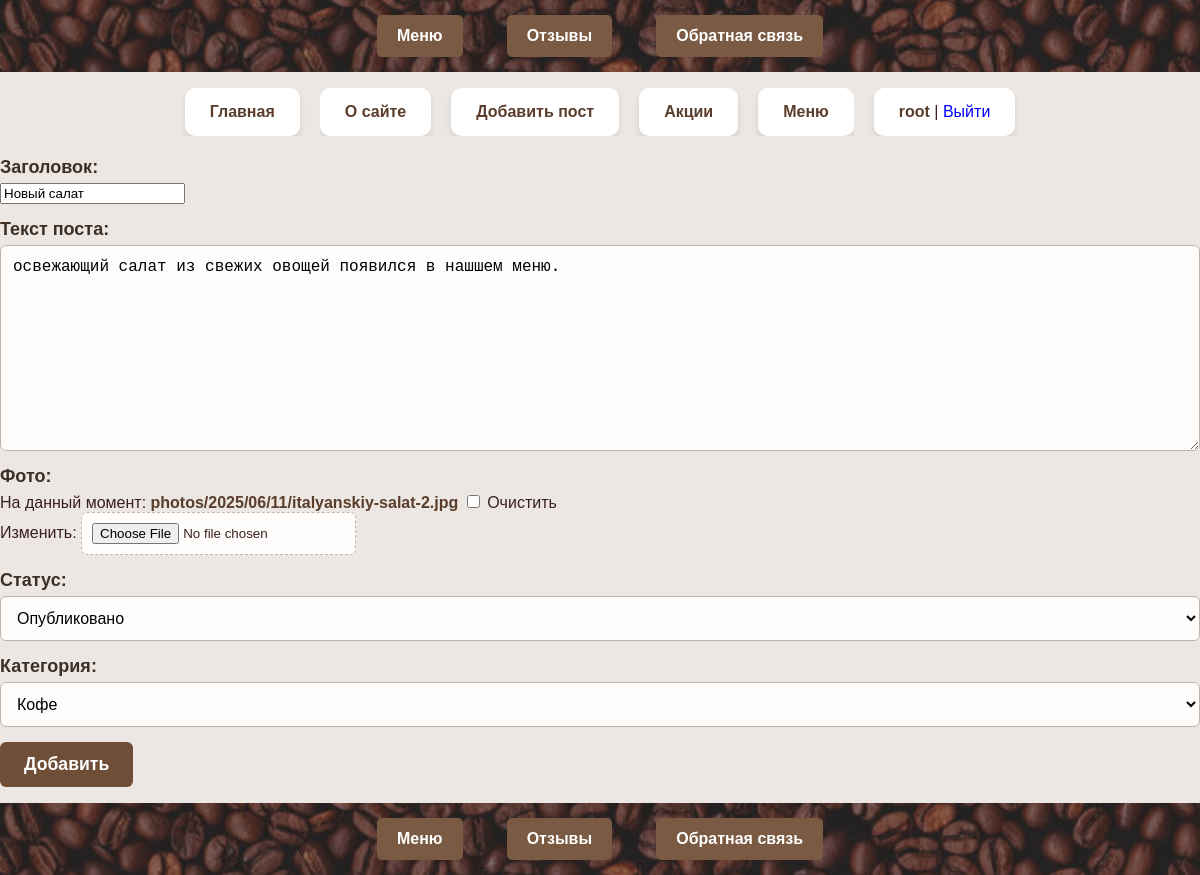
/edit/novyj-salat/ (signed in), run on the app's committed database.
### users/models.py (models this page shows)
class User(AbstractUser):
 photo =models.ImageField(upload_to="users/%Y/%m/%d/",blank=True, null=True, verbose_name="Фотография")
 date_birth = models.DateTimeField(blank=True,null=True, verbose_name="Дата рождения")

### menu/models.py (models this page shows, shortened)
class Menu(models.Model):
    class Status(models.IntegerChoices):
        DRAFT = 0, 'Черновик'
        PUBLISHED = 1, 'Опубликовано'
    title = models.CharField(max_length=255 ,verbose_name="Заголовок")
    slug = models.SlugField(max_length=255,
                            db_index=True, unique=True, validators=[MinLengthValidator(5),MaxLengthValidator(100),])
    content = models.TextField(blank=True ,verbose_name="Текст поста")
    time_create = models.DateTimeField(auto_now_add=True ,verbose_name="Время создания")
    time_update = models.DateTimeField(auto_now=True ,verbose_name="Время изменения")
    is_published = models.BooleanField(choices=tuple(map(lambda x:  (bool(x[0]), x[1]), Status.choices)),
                        default=Status.DRAFT, verbose_name="Статус")
    cat = models.ForeignKey('Category' ,on_delete=models.CASCADE, related_name='posts' ,verbose_name="Категория")
    tags = models.ManyToManyField('TagPost', blank=True, related_name='tags' ,verbose_name="Теги")
    days_count = models.PositiveIntegerField(blank=True ,default=0)
    objects = models.Manager()
    published = PublishedManager()
    photo = models.ImageField(upload_to="photos/%Y/%m/%d/",
                              default=None, blank=True, null=True,
                              verbose_name="Фото")
    author = models.ForeignKey(get_user_model(),
                               on_delete=models.SET_NULL, related_name='posts',
                               null=True, default=None)
    class Meta:
        verbose_name = 'Новости кофейни'
        verbose_name_plural = 'Новости кофейни'
        ordering = ['-time_create']
        indexes = [models.Index(fields=['-time_create'])]

### menu/views.py (the view)
# urls.py: path('edit/<slug:slug>/', views.UpdatePage.as_view(),name='edit_page'),
class UpdatePage(PermissionRequiredMixin,UpdateView):
    model = Menu
    fields = ['title', 'content', 'photo','is_published', 'cat']
    template_name = 'menu/addpage.html'
    success_url = reverse_lazy('home')
    title_page = 'Редактирование статьи'
    permission_required = 'menu.change_menu'

### menu/models.py (called while the page is built)
        def __str__(self):
            return self.name

### menu/templatetags/menu_tags.py (called while the page is built)
@register.simple_tag()
def get_categories():
    return Category.objects.all()

### users/context_processors.py (called while the page is built)
def get_menu_context(request):
 return {'mainmenu': menu1}

### menu/templates/menu/addpage.html (shortened to what this page needs)
{% extends 'base.html' %}
{% block content %}
<form action="" method="post" enctype="multipart/form-data">
{% for f in form %}
<label class="form-label" for="{{ f.id_for_label}}">{{f.label}}: </label>{{ f }}
{% endfor %}
 <button type="submit">Добавить</button>
</form>
{% endblock %}

### templates/base.html (shortened to what this page needs)
<!DOCTYPE html>
{% load static %}
{% load menu_tags %}
{% get_categories as categories %}
<html>
<link type="text/css" href="{% static 'menu/css/styles.css' %}" rel="stylesheet"/>
<link type="text/css" rel="stylesheet" href="{% static 'users/css/styles.css' %}">
<head>
    {% include 'menu/includes/nav.html' %}
</head>
<body>
<ul>
    <li><a href="{% url 'home' %}">Главная</a></li>
    {% block mainmenu %}
    <div class="header">
        <ul id="mainmenu"
            class="mainmenu">
            {% for m in mainmenu %}
            {% if m.url_name != 'addpost' %}
            <li><a href="{% url m.url_name %}">{{ m.title }}</a></li>
            {% else %}
            {% if perms.menu.add_post %}
            <li><a href="{% url m.url_name %}">{{ m.title }}</a></li>
            {% endif %}
            {% endif %}
            {% endfor %}
        </ul>
    </div>
    {% endblock mainmenu %}
    {% if user.is_authenticated %}
    <li class="last"> <a href="{% url 'users:profile'%}">{{user.username}}</a>  |
    <form method="post" action="{% url 'users:logout' %}" style="display: inline;">
    <button type="submit" style="background: none; border: none; padding: 0; font: inherit; color: blue; cursor: pointer;">
        Выйти
    </button>
</form>
    </li>
    {% else %}
    <li class="last"><a href="{% url 'users:login'%}">Войти</a> | <a href="{% url 'users:register'%}">Регистрация</a></li>
    {% endif %}
</ul>
{% block content %}{% endblock %}
</body>
{% include 'menu/includes/nav.html' %}
</html>

### menu/static/menu/css/styles.css (style rules this page uses)
body { font-family: 'Arial', sans-serif; background-color: #ece7e2; color: #3a1f1f; margin: 0; padding: 0; }
ul { list-style-type: none; padding: 0; display: flex; flex-wrap: wrap; justify-content: center; gap: 20px; overflow-x: hidden; }
li { background: #fff; padding: 15px 25px; border-radius: 10px; box-shadow: 0px 4px 6px rgba(0, 0, 0, 0.1); flex: 0 1 auto; text-align: center; }
a { color: #5a3d2b; text-decoration: none; font-weight: bold; }

### users/static/users/css/styles.css (style rules this page uses)
.form-label { display: block; font-size: 18px; margin-bottom: 5px; }

### menu/templates/menu/addpage.html (style rules this page uses)
.form-label { font-weight: 600; margin-bottom: 8px; display: block; font-size: 1.1rem; color: #3e2f25; }
.form-input, .form-tag-input, select, textarea { width: 100%; padding: 12px; font-size: 1rem; border: 1px solid #c0b4a8; border-radius: 6px; background-color: #fffdfc; transition: border-color 0.3s ease; }
input[type="file"] { padding: 10px; background-color: #fffdfc; border: 1px dashed #c0b4a8; border-radius: 6px; cursor: pointer; }
button { padding: 12px 24px; background-color: #6f4e37; color: white; border: none; border-radius: 6px; font-size: 1.1rem; font-weight: bold; cursor: pointer; transition: background-color 0.3s ease; }

### data on the page
User: username "root"
Menu: form "Новый салат" "освежающий салат из свежих овощей появился в нашшем меню." "Опубликовано" "Кофе"

### other printed values
{{ m.title }} "О сайте" "Добавить пост" "Акции" "Меню"
{{ f.label }} "Заголовок" "Текст поста" "Фото" "Статус" "Категория"
